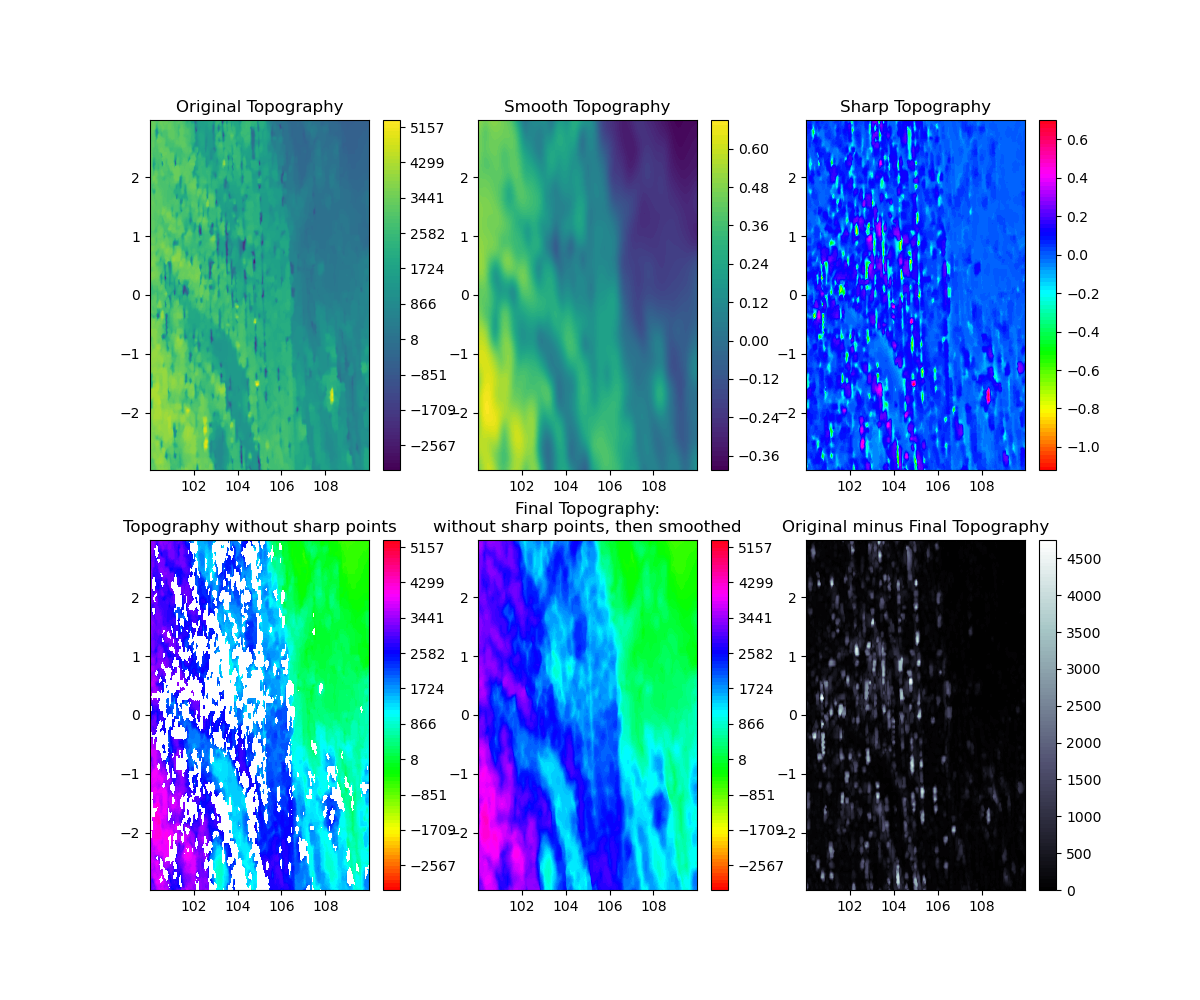

Reproduce this figure in Python.
#!/usr/bin/env python

import matplotlib.pyplot as plt
import numpy as np
from scipy import interpolate
from scipy import ndimage
from netCDF4 import Dataset
from math import pi
#from scipy.ndimage import filters


from skimage import filters



############################
############################

ncv = Dataset('topography1.nc').variables
lat = ncv['latitude'][:]
lon = ncv['longitude'][:]
ztopo= ncv['relief'][:,:]

############################
############################

#doplot = False
doplot = True

if doplot:
   #lon0 = -40; lon1 = -30; lat0 = -5; lat1 = 5  # a location with artifacts/aliasing
   lon0 = 100; lon1 = 110; lat0 = -3; lat1 = 3  # aphrodite, strong artifacts
   #lon0 = 90; lon1 = 110; lat0 = -20; lat1 = 20  # aphrodite, strong artifacts
   #lon0 = -150; lon1 = -130; lat0 = -3; lat1 = 3  # a location with (real?) sharp edges
   #lon0 = -60; lon1 = -30; lat0 = 15; lat1 = 25  # a location with a data gap
   #lon0 = -90; lon1 = -70; lat0 = 0; lat1 = 40  # beta regio, where there are rifts


   indlon = (lon>lon0)*(lon<lon1)
   indlat = (lat>lat0)*(lat<lat1)
   
   lon = lon[indlon]
   lat = lat[indlat]
   
   ztopo = ztopo[indlat,:]
   ztopo = ztopo[:,indlon]




### if you want a final result more (less) smooth, increase (decrease) sigma2, 
### but also increase (decrease) seuil to be less (more) strict on the removal of problematic values.
#sigma1 = 4.; sigma2 = 2.; seuil = 0.2
sigma1 = 4.; sigma2 = 1.; seuil = 0.1
#sigma1 = 4.; sigma2 = 2.; seuil = 0.2


#### Gaussian filter to smooth topography
ztopo_normed = 2*(ztopo-ztopo.min())/(ztopo.max()-ztopo.min()) - 1.
ztopo_smooth = filters.gaussian(ztopo_normed,sigma1)

#### Use threshold on sharp topography (sharp = topo - smooth) to point out artifacts
ztopo_blanks = ztopo.copy()
ztopo_blanks[np.abs(ztopo_normed-ztopo_smooth)>seuil] = np.nan
ztopo_blanks = np.ma.masked_invalid(ztopo_blanks)

#### Smooth topography without these artifacts.
#### Note that this 2nd smoothing is not as strong as the 1st one.
ztopo_final = ztopo_normed.copy() 
ztopo_final[np.abs(ztopo_normed-ztopo_smooth)>seuil] = 0.
ztopo_final[ztopo.mask] = 0.
ztopo_final = filters.gaussian(ztopo_final,sigma2)

#### trick to perform gaussian smoothing of ztopo_final in the presence of NaNs
denom = np.ones_like(ztopo)
denom[np.abs(ztopo_normed-ztopo_smooth)>seuil] = 0.
denom[ztopo.mask] = 0.
denom = filters.gaussian(denom,sigma2)
ztopo_final = ztopo_final/denom

#### Add the data gaps
ztopo_final[ztopo.mask] = np.nan
ztopo_final = np.ma.masked_invalid(ztopo_final)
#ztopo_final.mask = ztopo.mask

#### Put back values on their original scale
ztopo_final = (ztopo_final-ztopo_final.min()) / (ztopo_final.max()-ztopo_final.min())
ztopo_final = ztopo_final*(ztopo_blanks.max()-ztopo_blanks.min()) + ztopo_blanks.min()

#miss = -8.e33
#
#ztopo_final[np.isnan(ztopo_final)] = miss
#ztopo_final[ztopo_final.mask] = miss


#################

if doplot:

  levs = np.linspace(ztopo.min(),ztopo.max(),100)
  levs_normed = np.arange(-1.,1.1,0.2)

  plt.figure(figsize= (12,10))

  plt.subplot(231)
  plt.contourf(lon,lat,ztopo,levs)
  #plt.spectral()
  plt.colorbar()
  plt.title('Original Topography')
  
  plt.subplot(232)
  plt.contourf(lon,lat,ztopo_smooth,100)
  #plt.spectral()
  plt.colorbar()
  plt.title('Smooth Topography')
  
  plt.subplot(233)
  plt.contourf(lon,lat,ztopo_normed-ztopo_smooth,100)
  plt.hsv()
  plt.colorbar()
  plt.title('Sharp Topography')
  
  plt.subplot(234)
  plt.contourf(lon,lat,ztopo_blanks,levs)
  #plt.spectral()
  plt.colorbar()
  plt.title('Topography without sharp points')
  
  plt.subplot(235)
  plt.contourf(lon,lat,ztopo_final,levs)
  #plt.spectral()
  plt.colorbar()
  plt.title('Final Topography:\nwithout sharp points, then smoothed')
  
  plt.subplot(236)
  plt.contourf(lon,lat,np.abs(ztopo-ztopo_final),100)
  plt.bone()
  plt.colorbar()
  plt.title('Original minus Final Topography')
  
  plt.savefig('removeartifacts.png')
  plt.show()


else:

 
  miss = -9.e33

  #ztopo_final = ztopo_final.data
  ztopo_final[np.isnan(ztopo_final)] = miss
  ztopo_final[ztopo_final.mask] = miss
  #print(ztopo_final.__dtype__)
  #print(ztopo.__dtype__)
 
  
  ### Create file
  nc = Dataset('topography2.nc', 'w', format='NETCDF3_64BIT')
  nc.createDimension('latitude',len(lat))
  nc.createDimension('longitude',len(lon))
  
  lat_ = nc.createVariable('latitude', 'f', ('latitude',))
  lat_[:] = lat
  
  lon_ = nc.createVariable('longitude', 'f', ('longitude',))
  lon_[:] = lon
  
  #ztopo_ = nc.createVariable('relief', 'f', ('latitude','longitude',),fill_value=miss)
  #ztopo_[:] = ztopo
  ztopo_ = nc.createVariable('relief', 'f', ('latitude','longitude',),fill_value=miss)
  ztopo_[:] = ztopo_final

  ztopo2_ = nc.createVariable('diff', 'f', ('latitude','longitude',),fill_value=miss)
  ztopo2_[:] = ztopo[:] - ztopo_final[:]
  
  nc.close()


